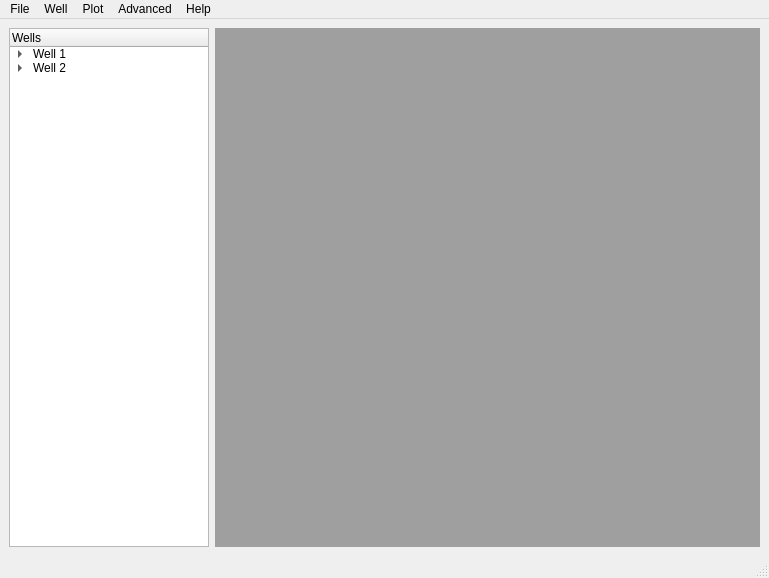
<?xml version="1.0" encoding="UTF-8"?>
<ui version="4.0">
 <class>MainWindow</class>
 <widget class="QMainWindow" name="MainWindow">
  <property name="geometry">
   <rect>
    <x>0</x>
    <y>0</y>
    <width>769</width>
    <height>578</height>
   </rect>
  </property>
  <property name="minimumSize">
   <size>
    <width>100</width>
    <height>400</height>
   </size>
  </property>
  <property name="windowTitle">
   <string>InnoPetrol</string>
  </property>
  <widget class="QWidget" name="centralwidget">
   <layout class="QGridLayout" name="gridLayout_2">
    <item row="0" column="0">
     <widget class="QTreeWidget" name="treeWidget">
      <property name="minimumSize">
       <size>
        <width>150</width>
        <height>0</height>
       </size>
      </property>
      <property name="maximumSize">
       <size>
        <width>200</width>
        <height>16777215</height>
       </size>
      </property>
      <column>
       <property name="text">
        <string>Wells</string>
       </property>
      </column>
      <item>
       <property name="text">
        <string>Well 1</string>
       </property>
       <item>
        <property name="text">
         <string>Lines</string>
        </property>
        <item>
         <property name="text">
          <string>Cali</string>
         </property>
        </item>
       </item>
       <item>
        <property name="text">
         <string>Fills</string>
        </property>
        <item>
         <property name="text">
          <string>CaliOver</string>
         </property>
        </item>
       </item>
      </item>
      <item>
       <property name="text">
        <string>Well 2</string>
       </property>
       <item>
        <property name="text">
         <string>Lines</string>
        </property>
        <item>
         <property name="text">
          <string>LDI</string>
         </property>
        </item>
       </item>
      </item>
     </widget>
    </item>
    <item row="0" column="1">
     <widget class="QMdiArea" name="mdiArea">
      <property name="minimumSize">
       <size>
        <width>475</width>
        <height>0</height>
       </size>
      </property>
      <widget class="QWidget" name="subwindow">
       <property name="minimumSize">
        <size>
         <width>200</width>
         <height>475</height>
        </size>
       </property>
       <property name="windowTitle">
        <string>Subwindow</string>
       </property>
       <layout class="QGridLayout" name="gridLayout">
        <item row="0" column="0">
         <widget class="QSplitter" name="splitter">
          <property name="orientation">
           <enum>Qt::Horizontal</enum>
          </property>
          <widget class="QFrame" name="frame">
           <property name="palette">
            <palette>
             <active>
              <colorrole role="Base">
               <brush brushstyle="SolidPattern">
                <color alpha="255">
                 <red>255</red>
                 <green>255</green>
                 <blue>255</blue>
                </color>
               </brush>
              </colorrole>
              <colorrole role="Window">
               <brush brushstyle="SolidPattern">
                <color alpha="255">
                 <red>255</red>
                 <green>255</green>
                 <blue>255</blue>
                </color>
               </brush>
              </colorrole>
             </active>
             <inactive>
              <colorrole role="Base">
               <brush brushstyle="SolidPattern">
                <color alpha="255">
                 <red>255</red>
                 <green>255</green>
                 <blue>255</blue>
                </color>
               </brush>
              </colorrole>
              <colorrole role="Window">
               <brush brushstyle="SolidPattern">
                <color alpha="255">
                 <red>255</red>
                 <green>255</green>
                 <blue>255</blue>
                </color>
               </brush>
              </colorrole>
             </inactive>
             <disabled>
              <colorrole role="Base">
               <brush brushstyle="SolidPattern">
                <color alpha="255">
                 <red>255</red>
                 <green>255</green>
                 <blue>255</blue>
                </color>
               </brush>
              </colorrole>
              <colorrole role="Window">
               <brush brushstyle="SolidPattern">
                <color alpha="255">
                 <red>255</red>
                 <green>255</green>
                 <blue>255</blue>
                </color>
               </brush>
              </colorrole>
             </disabled>
            </palette>
           </property>
           <property name="autoFillBackground">
            <bool>true</bool>
           </property>
           <property name="frameShape">
            <enum>QFrame::NoFrame</enum>
           </property>
           <property name="frameShadow">
            <enum>QFrame::Raised</enum>
           </property>
          </widget>
          <widget class="QFrame" name="frame_2">
           <property name="palette">
            <palette>
             <active>
              <colorrole role="Base">
               <brush brushstyle="SolidPattern">
                <color alpha="255">
                 <red>255</red>
                 <green>255</green>
                 <blue>255</blue>
                </color>
               </brush>
              </colorrole>
              <colorrole role="Window">
               <brush brushstyle="SolidPattern">
                <color alpha="255">
                 <red>255</red>
                 <green>255</green>
                 <blue>255</blue>
                </color>
               </brush>
              </colorrole>
             </active>
             <inactive>
              <colorrole role="Base">
               <brush brushstyle="SolidPattern">
                <color alpha="255">
                 <red>255</red>
                 <green>255</green>
                 <blue>255</blue>
                </color>
               </brush>
              </colorrole>
              <colorrole role="Window">
               <brush brushstyle="SolidPattern">
                <color alpha="255">
                 <red>255</red>
                 <green>255</green>
                 <blue>255</blue>
                </color>
               </brush>
              </colorrole>
             </inactive>
             <disabled>
              <colorrole role="Base">
               <brush brushstyle="SolidPattern">
                <color alpha="255">
                 <red>255</red>
                 <green>255</green>
                 <blue>255</blue>
                </color>
               </brush>
              </colorrole>
              <colorrole role="Window">
               <brush brushstyle="SolidPattern">
                <color alpha="255">
                 <red>255</red>
                 <green>255</green>
                 <blue>255</blue>
                </color>
               </brush>
              </colorrole>
             </disabled>
            </palette>
           </property>
           <property name="autoFillBackground">
            <bool>true</bool>
           </property>
           <property name="frameShape">
            <enum>QFrame::NoFrame</enum>
           </property>
           <property name="frameShadow">
            <enum>QFrame::Raised</enum>
           </property>
          </widget>
         </widget>
        </item>
       </layout>
      </widget>
      <widget class="QWidget" name="subwindow_2">
       <property name="minimumSize">
        <size>
         <width>200</width>
         <height>475</height>
        </size>
       </property>
       <property name="windowTitle">
        <string>Subwindow</string>
       </property>
      </widget>
     </widget>
    </item>
   </layout>
  </widget>
  <widget class="QMenuBar" name="menubar">
   <property name="geometry">
    <rect>
     <x>0</x>
     <y>0</y>
     <width>769</width>
     <height>21</height>
    </rect>
   </property>
   <widget class="QMenu" name="menuMenu">
    <property name="title">
     <string>File</string>
    </property>
    <addaction name="actionCargar"/>
    <addaction name="actionOpen_Database"/>
    <addaction name="actionOpen_Well"/>
    <addaction name="actionOpen_Template"/>
   </widget>
   <widget class="QMenu" name="menuWell">
    <property name="title">
     <string>Well</string>
    </property>
    <addaction name="actionSelect_Well"/>
    <addaction name="actionManage_Zone_Picks"/>
    <addaction name="actionCustom_Zones"/>
    <addaction name="actionExtract_Petrophysics"/>
   </widget>
   <widget class="QMenu" name="menuPlot">
    <property name="title">
     <string>Plot</string>
    </property>
    <addaction name="actionScatter_Plot"/>
    <addaction name="actionHistogram_Plot"/>
    <addaction name="actionHeat_Map"/>
   </widget>
   <widget class="QMenu" name="menuAdvanced">
    <property name="title">
     <string>Advanced</string>
    </property>
    <widget class="QMenu" name="menuRegression_Models">
     <property name="title">
      <string>Regression Models</string>
     </property>
     <addaction name="actionNeural_Network"/>
     <addaction name="actionMultiple_Linear_Regression"/>
     <addaction name="actionSupport_Vector_Machine_Regression"/>
     <addaction name="actionLasso_Regression"/>
     <addaction name="actionRidge_Regression"/>
    </widget>
    <widget class="QMenu" name="menuClasification_Models">
     <property name="title">
      <string>Clasification Models</string>
     </property>
     <addaction name="actionKnearneighbor"/>
     <addaction name="actionDecision_Tree"/>
     <addaction name="actionRandom_Forest"/>
     <addaction name="actionSupport_Vector_Machine_Classifier"/>
     <addaction name="actionNeural_Network_2"/>
     <addaction name="actionNaive_Bayes"/>
     <addaction name="actionGradient_Boosting_Classifier"/>
    </widget>
    <addaction name="menuClasification_Models"/>
    <addaction name="menuRegression_Models"/>
   </widget>
   <widget class="QMenu" name="menuHelp">
    <property name="title">
     <string>Help</string>
    </property>
   </widget>
   <addaction name="menuMenu"/>
   <addaction name="menuWell"/>
   <addaction name="menuPlot"/>
   <addaction name="menuAdvanced"/>
   <addaction name="menuHelp"/>
  </widget>
  <widget class="QStatusBar" name="statusbar"/>
  <action name="actionCargar">
   <property name="text">
    <string>New Project</string>
   </property>
  </action>
  <action name="actionOpen_Database">
   <property name="text">
    <string>Open Project</string>
   </property>
  </action>
  <action name="actionOpen_Well">
   <property name="text">
    <string>Add Well</string>
   </property>
  </action>
  <action name="actionOpen_Template">
   <property name="text">
    <string>Open Template</string>
   </property>
  </action>
  <action name="actionSelect_Well">
   <property name="text">
    <string>Select Well</string>
   </property>
  </action>
  <action name="actionManage_Zone_Picks">
   <property name="text">
    <string>Manage Zone/Picks</string>
   </property>
  </action>
  <action name="actionCustom_Zones">
   <property name="text">
    <string>Custom Zones</string>
   </property>
  </action>
  <action name="actionExtract_Petrophysics">
   <property name="text">
    <string>Extract Petrophysics</string>
   </property>
  </action>
  <action name="actionScatter_Plot">
   <property name="text">
    <string>Scatter Plot</string>
   </property>
  </action>
  <action name="actionHistogram_Plot">
   <property name="text">
    <string>Histogram Plot</string>
   </property>
  </action>
  <action name="actionHeat_Map">
   <property name="text">
    <string>Heat Map</string>
   </property>
  </action>
  <action name="actionNeural_Network">
   <property name="text">
    <string>Neural Network</string>
   </property>
  </action>
  <action name="actionMultiple_Linear_Regression">
   <property name="text">
    <string>Multiple Linear Regression</string>
   </property>
  </action>
  <action name="actionSupport_Vector_Machine_Regression">
   <property name="text">
    <string>Support Vector Machine Regression</string>
   </property>
  </action>
  <action name="actionLasso_Regression">
   <property name="text">
    <string>Lasso Regression</string>
   </property>
  </action>
  <action name="actionRidge_Regression">
   <property name="text">
    <string>Ridge Regression</string>
   </property>
  </action>
  <action name="actionKnearneighbor">
   <property name="text">
    <string>Knearneighbor</string>
   </property>
  </action>
  <action name="actionDecision_Tree">
   <property name="text">
    <string>Decision Tree</string>
   </property>
  </action>
  <action name="actionRandom_Forest">
   <property name="text">
    <string>Random Forest</string>
   </property>
  </action>
  <action name="actionSupport_Vector_Machine_Classifier">
   <property name="text">
    <string>Support Vector Machine Classifier</string>
   </property>
  </action>
  <action name="actionNeural_Network_2">
   <property name="text">
    <string>Neural Network</string>
   </property>
  </action>
  <action name="actionNaive_Bayes">
   <property name="text">
    <string>Naive Bayes</string>
   </property>
  </action>
  <action name="actionGradient_Boosting_Classifier">
   <property name="text">
    <string>Gradient Boosting Classifier</string>
   </property>
  </action>
 </widget>
 <resources/>
 <connections/>
</ui>
